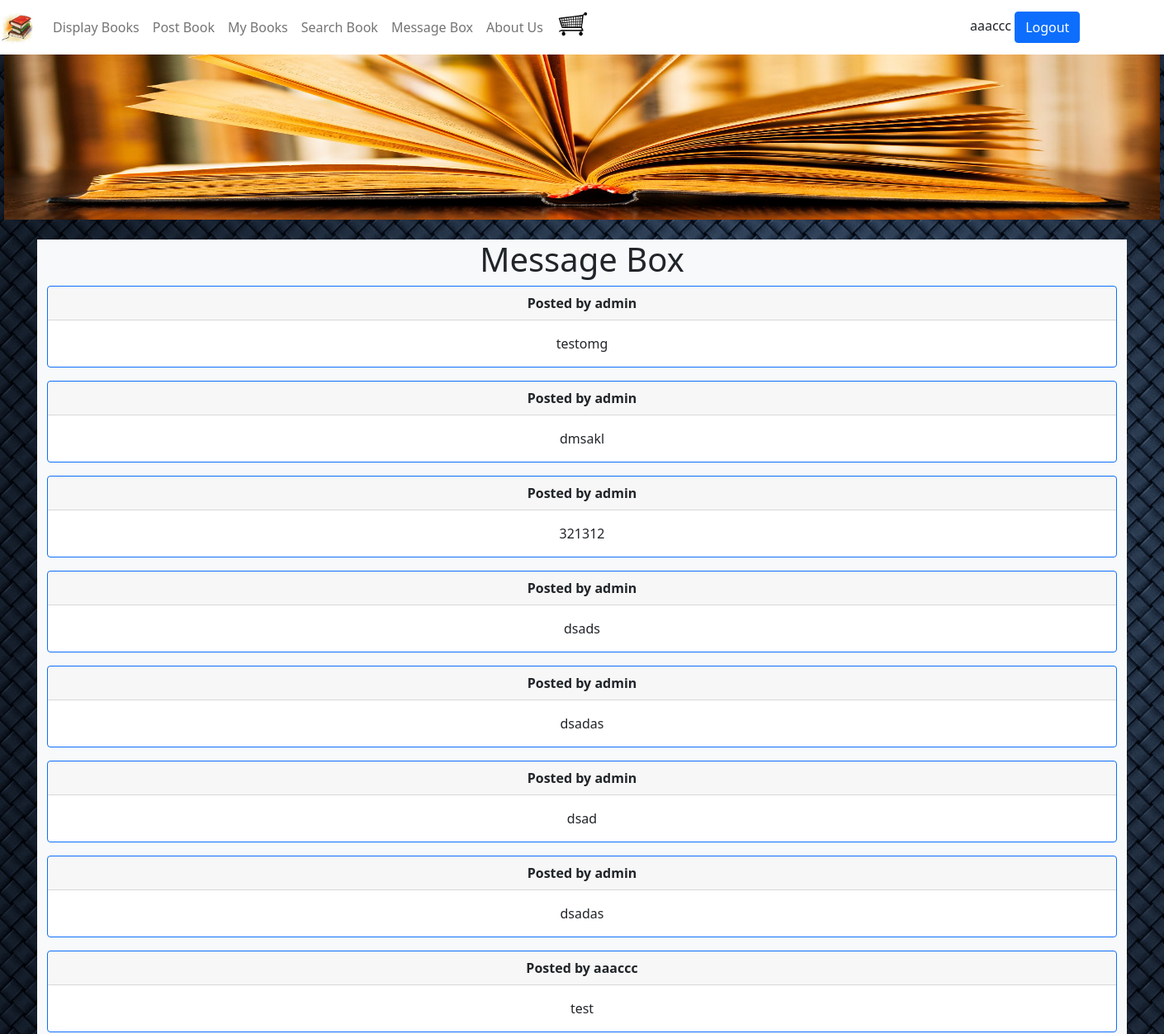
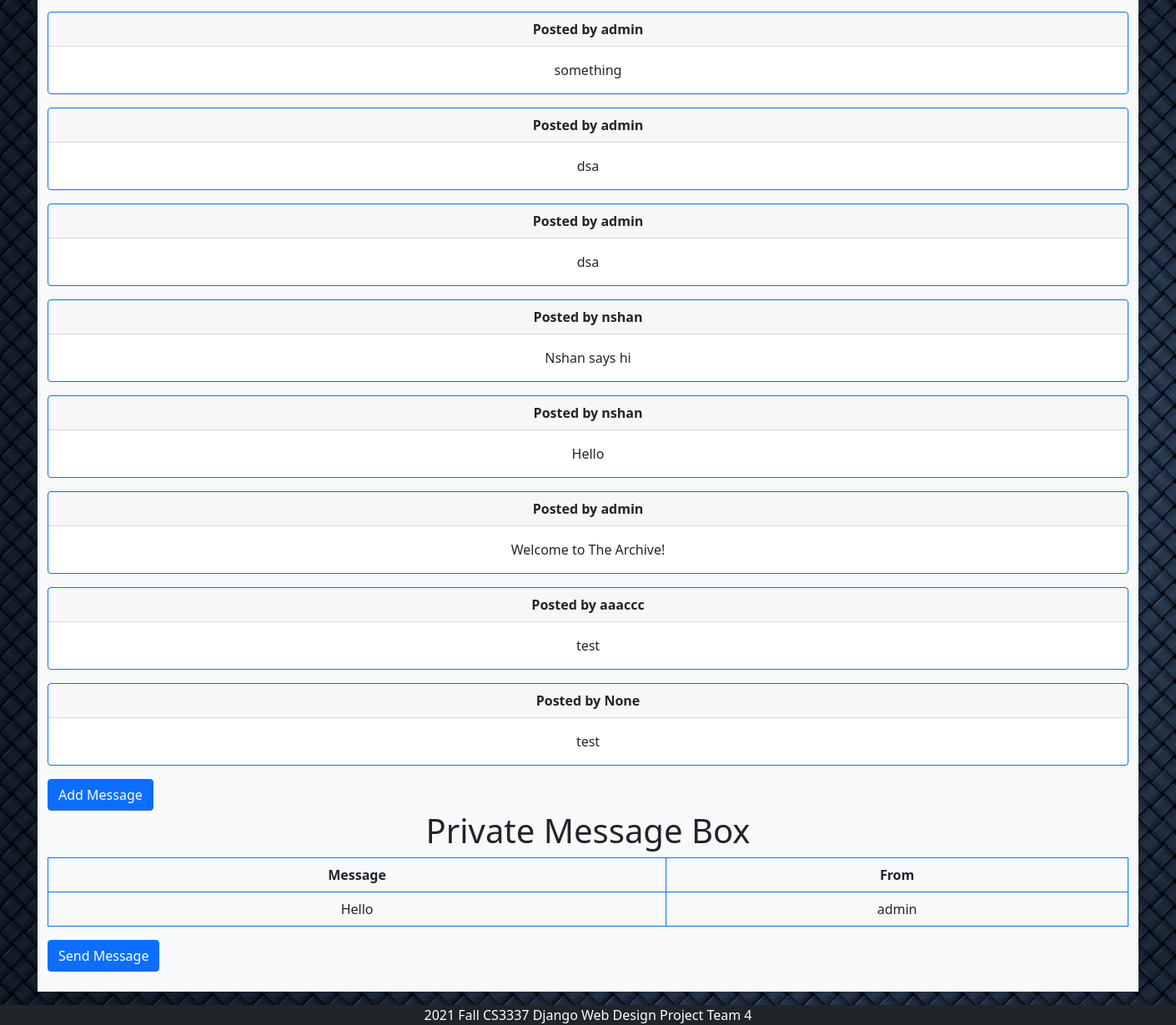
/messagebox (signed in), run on the app's committed database (2 pictures, top to bottom).
### bookMng/models.py (models this page shows, shortened)
class Messages(models.Model):
    message = models.CharField(max_length=200)
    username = models.ForeignKey(User, blank=True, null=True, on_delete=models.CASCADE)

class IndivMessages(models.Model):
    message = models.CharField(max_length=200)
    username = models.ForeignKey(User, blank=True, null=True, on_delete=models.CASCADE)
    receiver = models.CharField(max_length=200)

### bookMng/views.py (the view)
# urls.py: path('messagebox', views.messagebox, name='messagebox'),
@login_required(login_url=reverse_lazy('login'))
def messagebox(request):
    messages = Messages.objects.all()
    imessages = IndivMessages.objects.filter(receiver=request.user)
    books = Book.objects.all()
    return render(request,
                  'bookMng/messagebox.html',
                  {
                      'item_list': MainMenu.objects.all(),
                      'messages': messages,
                      'books': books,
                      'imessages': imessages,
                  })

### bookEx/templates/bookMng/messagebox.html (shortened to what this page needs)
{% extends "base.html" %}
{% load static %}
{% block content %}
<h1 align="center"> Message Box </h1>
      {% for message in messages %}
<div class="card text-center mb-3 border-primary">
    <div class="card-header">
        <b>Posted by {{ message.username }}</b>
    </div>
    <div class="card-body">
        <p class="card-text"> {{ message.message }}</p>
    </div>
</div>
      {% endfor %}
<a class="btn btn-primary" href="book_message" role="button">Add Message</a>
<h1 align="center"> Private Message Box </h1>
  <table class="table table-bordered border-primary">
          <thead>
        <tr align="center">
            <th scope="col">Message</th>
            <th scope="col">From</th>
        </tr>
    </thead>
      {% for imessage in imessages %}
        <tr align="center">
            <td>{{ imessage.message }} </td>
            <td>{{ imessage.username }} </td>
        </tr>
      {% endfor %}
  </table>
<a class="btn btn-primary" href="book_imessage" role="button">Send Message</a>
<br>
<br>
{% endblock content %}

### bookEx/templates/base.html (shortened to what this page needs)
{% load static %}
<!DOCTYPE html>
<html lang="en">
<head>
    <link href="{% static 'main.css' %}" rel="stylesheet" type="text/css">
    <link href="{% static 'stars.css' %}" rel="stylesheet" type="text/css"/>
    <link rel="stylesheet" href="https://cdnjs.cloudflare.com/ajax/libs/font-awesome/4.7.0/css/font-awesome.min.css">
    <link href="https://cdn.jsdelivr.net/npm/bootstrap@5.0.2/dist/css/bootstrap.min.css" rel="stylesheet">
</head>
<body style="background-image: url('{% static 'bg.jpg' %}');">
    <nav class="navbar navbar-expand-sm navbar-light sticky-top" style="background-color: white;">
        <a class="navbar-brand " href="/">
            <img src="{% static 'logo.jfif' %}" width="40" height ="40" alt=""/>
        </a>
        <div class="collapse navbar-collapse">
            <ul class="navbar-nav mr-auto">
                    <li class="nav-item">
                        <a class="nav-link" href="\displaybooks">Display Books</a>
                    </li>
                    <li class="nav-item">
                        <a class="nav-link" href="\postbook">Post Book</a>
                    </li>
                    <li class="nav-item">
                        <a class="nav-link" href="\mybooks">My Books</a>
                    </li>
                    <li class="nav-item">
                        <a class="nav-link" href="\search">Search Book</a>
                    </li>
                    <li class="nav-item">
                        <a class="nav-link" href="\messagebox">Message Box</a>
                    </li>
                    <li class="nav-item">
                        <a class="nav-link" href="\aboutus">About Us</a>
                    </li>
                    {% if user.is_authenticated %}
                        <div class="px-2">
                            <a href="{% url 'shoppingcart' %}">
                                <img src= "{% static 'cart.png' %}" class="" style="width: 40px">
                            </a>
                        </div>
                    {% endif %}
                </ul>
        </div>
        <div class="col-sm-2" align="justify">
            {% if user.is_authenticated %}
                {{ user.username }}
                <a class="btn btn-primary" href="{% url 'logout' %}?next=/" role="button">Logout</a>
            {% else %}
                Not Logged in
                <a class="btn btn-primary" href="{% url 'login' %}?next=/" role="button">Login</a>
            {% endif %}
        </div>
    </nav>
    <div class="col-md-12 col-lg-12" >
        <div class="px-0" align="center">
            <img src="{% static 'topbanner.jpg' %}" width="1400" height="200" alt=""/>
        </div>
    </div>
    <br>
    <div class="container bg-light">
        {% block content %}{% endblock content %}
    </div>
    <div id="footer" class="col-12 mt-3 text-white bg-dark" align="center">
        2021 Fall CS3337 Django Web Design Project Team 4
    </div>
</body>
</html>

### data on the page
Messages: username "admin", message "testomg"
Messages: username "admin", message "dmsakl"
Messages: username "admin", message "321312"
Messages: username "admin", message "dsads"
Messages: username "admin", message "dsadas"
Messages: username "admin", message "dsad"
Messages: username "admin", message "dsadas"
Messages: username "aaaccc", message "test"
Messages: username "admin", message "something"
Messages: username "admin", message "dsa"
Messages: username "admin", message "dsa"
Messages: username "nshan", message "Nshan says hi"
Messages: username "nshan", message "Hello"
Messages: username "admin", message "Welcome to The Archive!"
Messages: username "aaaccc", message "test"
Messages: username "None", message "test"
IndivMessages: message "Hello", username "admin"

### other printed values
{{ user.username }} "aaaccc"
